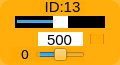
    <widget class="QWidget" name="widget_id13" native="true">
     <property name="geometry">
      <rect>
       <x>695</x>
       <y>80</y>
       <width>120</width>
       <height>65</height>
      </rect>
     </property>
     <property name="maximumSize">
      <size>
       <width>16777161</width>
       <height>16777215</height>
      </size>
     </property>
     <property name="styleSheet">
      <string notr="true">background-color: rgb(255, 170, 0, 200);
border-radius:10px;</string>
     </property>
     <widget class="QLabel" name="label_ID13">
      <property name="geometry">
       <rect>
        <x>40</x>
        <y>1</y>
        <width>45</width>
        <height>12</height>
       </rect>
      </property>
      <property name="minimumSize">
       <size>
        <width>0</width>
        <height>10</height>
       </size>
      </property>
      <property name="font">
       <font>
        <family>Arial</family>
        <pointsize>11</pointsize>
       </font>
      </property>
      <property name="styleSheet">
       <string notr="true">background-color: rgb(255, 255, 255， 0);
border-radius:0px;</string>
      </property>
      <property name="text">
       <string>ID:13</string>
      </property>
      <property name="alignment">
       <set>Qt::AlignCenter</set>
      </property>
     </widget>
     <widget class="QSlider" name="horizontalSlider_pulse_id13">
      <property name="geometry">
       <rect>
        <x>15</x>
        <y>16</y>
        <width>90</width>
        <height>12</height>
       </rect>
      </property>
      <property name="autoFillBackground">
       <bool>false</bool>
      </property>
      <property name="styleSheet">
       <string notr="true">QSlider{
	background: rgb(0, 0, 0);
	border-radius:0px;
}
QSlider::handle {/*设置中间的那个滑动的键*/                           background: rgb(255, 255, 255)}</string>
      </property>
      <property name="minimum">
       <number>0</number>
      </property>
      <property name="maximum">
       <number>1000</number>
      </property>
      <property name="pageStep">
       <number>1</number>
      </property>
      <property name="value">
       <number>500</number>
      </property>
      <property name="orientation">
       <enum>Qt::Horizontal</enum>
      </property>
     </widget>
     <widget class="QSlider" name="horizontalSlider_dev_id13">
      <property name="geometry">
       <rect>
        <x>35</x>
        <y>48</y>
        <width>50</width>
        <height>13</height>
       </rect>
      </property>
      <property name="styleSheet">
       <string notr="true">background-color: rgb(255, 255, 255， 0);</string>
      </property>
      <property name="minimum">
       <number>-125</number>
      </property>
      <property name="maximum">
       <number>125</number>
      </property>
      <property name="pageStep">
       <number>1</number>
      </property>
      <property name="orientation">
       <enum>Qt::Horizontal</enum>
      </property>
     </widget>
     <widget class="QLabel" name="label_id13">
      <property name="geometry">
       <rect>
        <x>10</x>
        <y>47</y>
        <width>30</width>
        <height>15</height>
       </rect>
      </property>
      <property name="minimumSize">
       <size>
        <width>0</width>
        <height>10</height>
       </size>
      </property>
      <property name="font">
       <font>
        <family>DejaVu Sans</family>
        <pointsize>10</pointsize>
       </font>
      </property>
      <property name="styleSheet">
       <string notr="true">background-color: rgb(255, 255, 255， 0);</string>
      </property>
      <property name="text">
       <string>0</string>
      </property>
      <property name="alignment">
       <set>Qt::AlignCenter</set>
      </property>
     </widget>
     <widget class="QLineEdit" name="lineEdit_id13">
      <property name="geometry">
       <rect>
        <x>38</x>
        <y>32</y>
        <width>45</width>
        <height>14</height>
       </rect>
      </property>
      <property name="sizePolicy">
       <sizepolicy hsizetype="Fixed" vsizetype="Fixed">
        <horstretch>0</horstretch>
        <verstretch>0</verstretch>
       </sizepolicy>
      </property>
      <property name="font">
       <font>
        <family>Arial</family>
        <pointsize>11</pointsize>
       </font>
      </property>
      <property name="autoFillBackground">
       <bool>false</bool>
      </property>
      <property name="styleSheet">
       <string notr="true">background-color: rgb(255, 255, 255);
border-radius:0px;</string>
      </property>
      <property name="text">
       <string>500</string>
      </property>
      <property name="maxLength">
       <number>1000</number>
      </property>
      <property name="alignment">
       <set>Qt::AlignCenter</set>
      </property>
      <property name="dragEnabled">
       <bool>false</bool>
      </property>
      <property name="readOnly">
       <bool>false</bool>
      </property>
     </widget>
     <widget class="QCheckBox" name="checkBox_id13">
      <property name="geometry">
       <rect>
        <x>90</x>
        <y>34</y>
        <width>15</width>
        <height>10</height>
       </rect>
      </property>
      <property name="styleSheet">
       <string notr="true"/>
      </property>
      <property name="text">
       <string/>
      </property>
     </widget>
    </widget>
